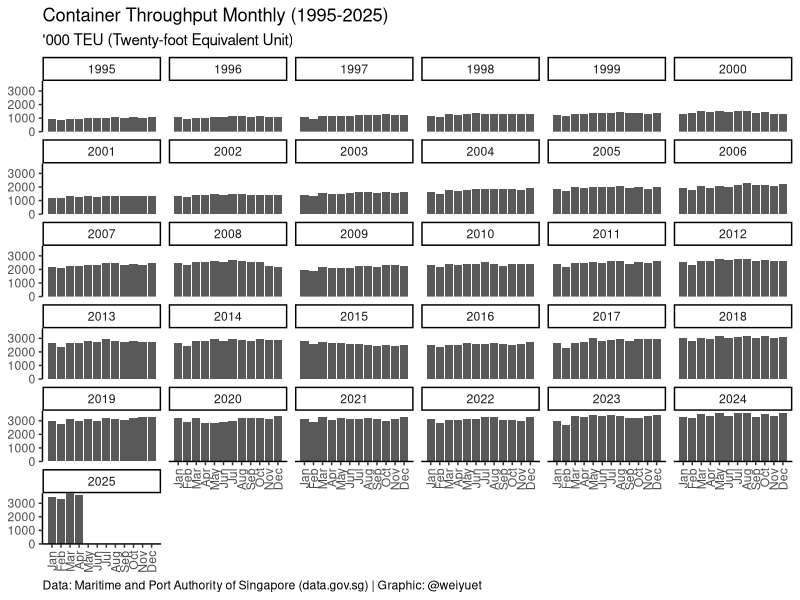
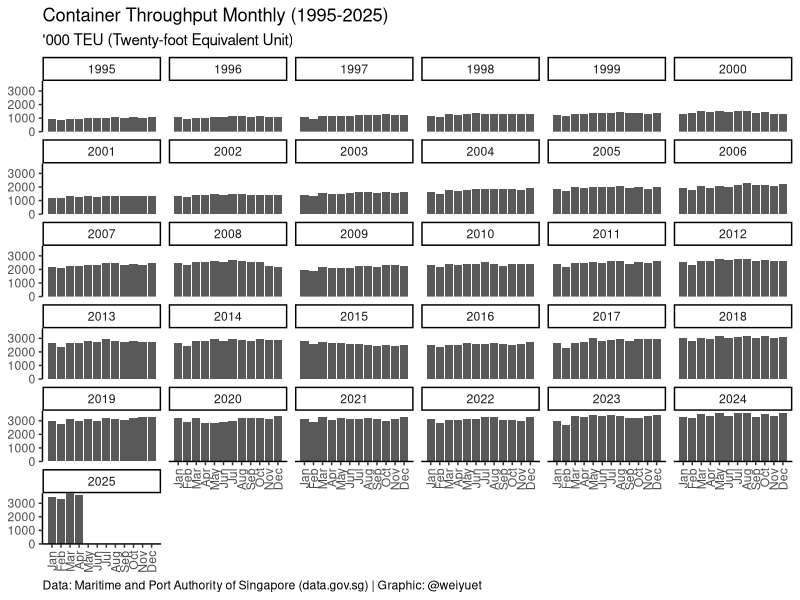

R code for these plots, in order:
################################
# Container Throughput Monthly #
################################

#### Setup ####
# Load libraries
library(tidyverse)
library(glue)

#### Load Data ####
container_throughput_raw <- read_csv(
  "data/container-throughput-monthly-total/container-throughput-monthly.csv"
)

#### Prep Data ####
# Separate month and year and convert into numeric
container_throughput_clean <- container_throughput_raw %>%
  separate(month, c("year", "month")) %>%
  mutate(across(1:2, as.numeric))

#### Plot Data ####
# How many containers go through Singapore each month?
container_throughput_clean %>%
  ggplot(aes(x = month, y = container_throughput)) +
  geom_col() +
  facet_wrap(vars(year)) +
  scale_x_continuous(breaks = seq(1:12), labels = month.abb[seq(1:12)]) +
  scale_y_continuous(expand = c(0, 0.05)) +
  labs(
    title = glue(
      "Container Throughput Monthly ({min(container_throughput_clean$year)}-{max(container_throughput_clean$year)})"
    ),
    subtitle = "'000 TEU (Twenty-foot Equivalent Unit)",
    caption = "Data: Maritime and Port Authority of Singapore (data.gov.sg) | Graphic: @weiyuet"
  ) +
  theme_classic() +
  theme(
    axis.title = element_blank(),
    axis.text.x = element_text(angle = 90, vjust = 0.5, hjust = 1),
    plot.caption = element_text(hjust = 0)
  )

#### Save Image ####
ggsave("figures/container-throughput-monthly.png", width = 8, height = 5)

# End
